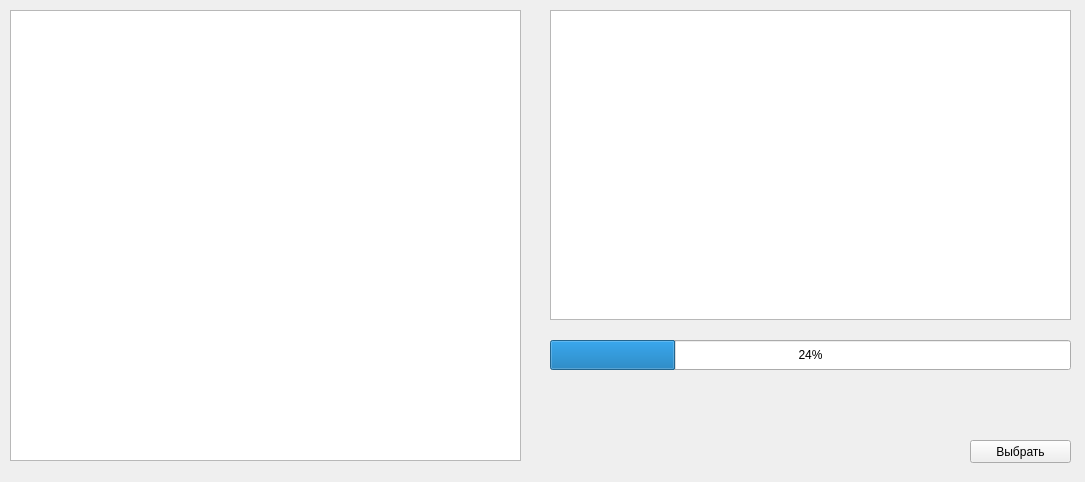
<?xml version="1.0" encoding="UTF-8"?>
<ui version="4.0">
 <class>ChooseFile</class>
 <widget class="QWidget" name="ChooseFile">
  <property name="geometry">
   <rect>
    <x>0</x>
    <y>0</y>
    <width>1085</width>
    <height>482</height>
   </rect>
  </property>
  <property name="windowTitle">
   <string>Form</string>
  </property>
  <widget class="QTreeView" name="treeView">
   <property name="geometry">
    <rect>
     <x>10</x>
     <y>10</y>
     <width>511</width>
     <height>451</height>
    </rect>
   </property>
  </widget>
  <widget class="QPushButton" name="pushButtonChoose">
   <property name="geometry">
    <rect>
     <x>970</x>
     <y>440</y>
     <width>101</width>
     <height>23</height>
    </rect>
   </property>
   <property name="text">
    <string>Выбрать</string>
   </property>
  </widget>
  <widget class="QPlainTextEdit" name="plainTextEdit">
   <property name="geometry">
    <rect>
     <x>550</x>
     <y>10</y>
     <width>521</width>
     <height>310</height>
    </rect>
   </property>
  </widget>
  <widget class="QProgressBar" name="progressBar">
   <property name="geometry">
    <rect>
     <x>550</x>
     <y>340</y>
     <width>521</width>
     <height>30</height>
    </rect>
   </property>
   <property name="value">
    <number>24</number>
   </property>
  </widget>
 </widget>
 <resources/>
 <connections/>
</ui>
